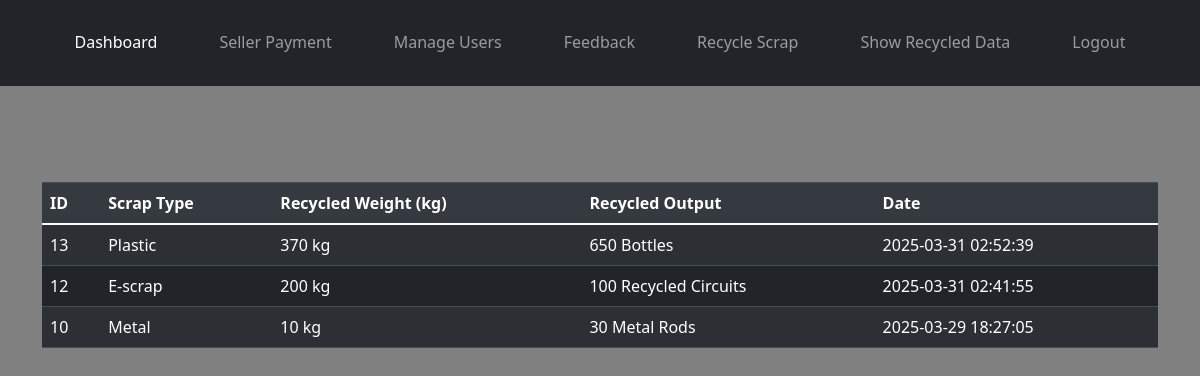
/show_recycled_data.php, run on the app's committed database.
### tables this page shows
CREATE TABLE `recycled_scrap` (
  `id` int(11) NOT NULL,
  `scrap_type` enum('E-scrap','Plastic','Cable','Construction','Metal','Office') NOT NULL,
  `weight` int(11) NOT NULL,
  `recycled_output` varchar(255) NOT NULL,
  `recycle_date` timestamp NOT NULL DEFAULT current_timestamp(),
  `image` varchar(255) NOT NULL
);

### show_recycled_data.php (the view, shortened to what this page needs)
<?php
$con = mysqli_connect("localhost", "root", "", "project");
$sql = "SELECT * FROM recycled_scrap ORDER BY recycle_date DESC";
$result = $con->query($sql);
?>
<!DOCTYPE html>
<html lang="en">
<head>
    <link href="https://stackpath.bootstrapcdn.com/bootstrap/4.5.2/css/bootstrap.min.css" rel="stylesheet">
</head>
<body>
<div>
        <?php include('adminheader.php')?>
</div>
<div class="container mt-5">
    <div class="row" style="padding-bottom:50px;">
        <div class="col-md-12"><br><br>
            <table class="table table-striped table-dark">
                <thead class="thead-dark">
                    <tr>
                        <th>ID</th>
                        <th>Scrap Type</th>
                        <th>Recycled Weight (kg)</th>
                        <th>Recycled Output</th>
                        <th>Date</th>
                    </tr>
                </thead>
                <tbody>
                    <?php while ($row = $result->fetch_assoc()) { ?>
                        <tr>
                            <td><?= $row['id'] ?></td>
                            <td><?= $row['scrap_type'] ?></td>
                            <td><?= $row['weight'] ?> kg</td>
                            <td><?= $row['recycled_output'] ?></td>
                            <td><?= $row['recycle_date'] ?></td>
                        </tr>
                    <?php } ?>
                </tbody>
            </table>
        </div>
    </div>
</div>
</body>
</html>

### adminheader.php (style rules this page uses)
body { background-color: grey; }

### data on the page
recycled_scrap: id "13", scrap_type "Plastic", weight "370", recycled_output "650 Bottles", recycle_date "2025-03-31 02:52:39"
recycled_scrap: id "12", scrap_type "E-scrap", weight "200", recycled_output "100 Recycled Circuits", recycle_date "2025-03-31 02:41:55"
recycled_scrap: id "10", scrap_type "Metal", weight "10", recycled_output "30 Metal Rods", recycle_date "2025-03-29 18:27:05"
